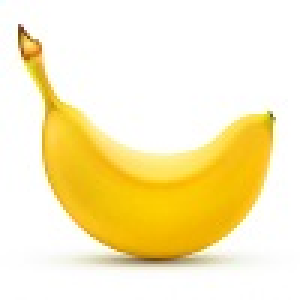
#> input picture mldl_work/ex0728/a.jpg, 100 x 100 px (shown 3 times larger)
$ jupyter execute --allow-errors ex02.ipynb
#> lines starting #> are read from the running program, lines starting #| are printed output that depends on the picture
### mldl_work/ex0728/fruitslog.py
import numpy as np
from sklearn.cluster import KMeans
from sklearn.linear_model import LogisticRegression

def getlog():
    target=np.array(['사과']*100+['파인애플']*100+['바나나']*100)
    fruits=np.load('fruits_300_data')
    fruits_2d=fruits.reshape(-1,10000)
    lr=LogisticRegression()
    lr.fit(fruits_2d,target)
    return lr

### mldl_work/ex0728/ex02.ipynb
[cell 1]
import cv2

a=cv2.imread('a.jpg',cv2.IMREAD_GRAYSCALE)
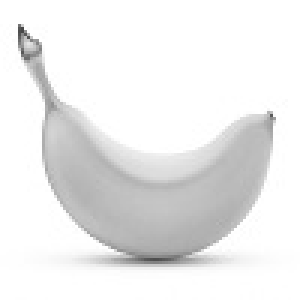
#> a: shape (100, 100) (shown 3 times larger); min 71, max 255, mean 235.8
print(a.shape)
#| (100, 100)

[cell 2]
import matplotlib.pyplot as plt

plt.imshow(a,cmap='gray_r')
plt.show()

[cell 3]
from fruitslog import getlog

#> (the rest of this cell did not finish here and is left out)

[cell 4]
b=cv2.imread('b.jpg',cv2.IMREAD_GRAYSCALE)
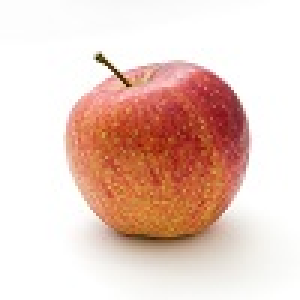
#> input picture mldl_work/ex0728/b.jpg, 100 x 100 px (shown 3 times larger)
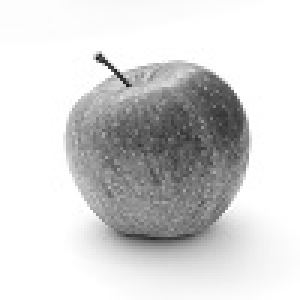
#> b: shape (100, 100) (shown 3 times larger); min 30, max 255, mean 212.6
print(b.shape)
#| (100, 100)
